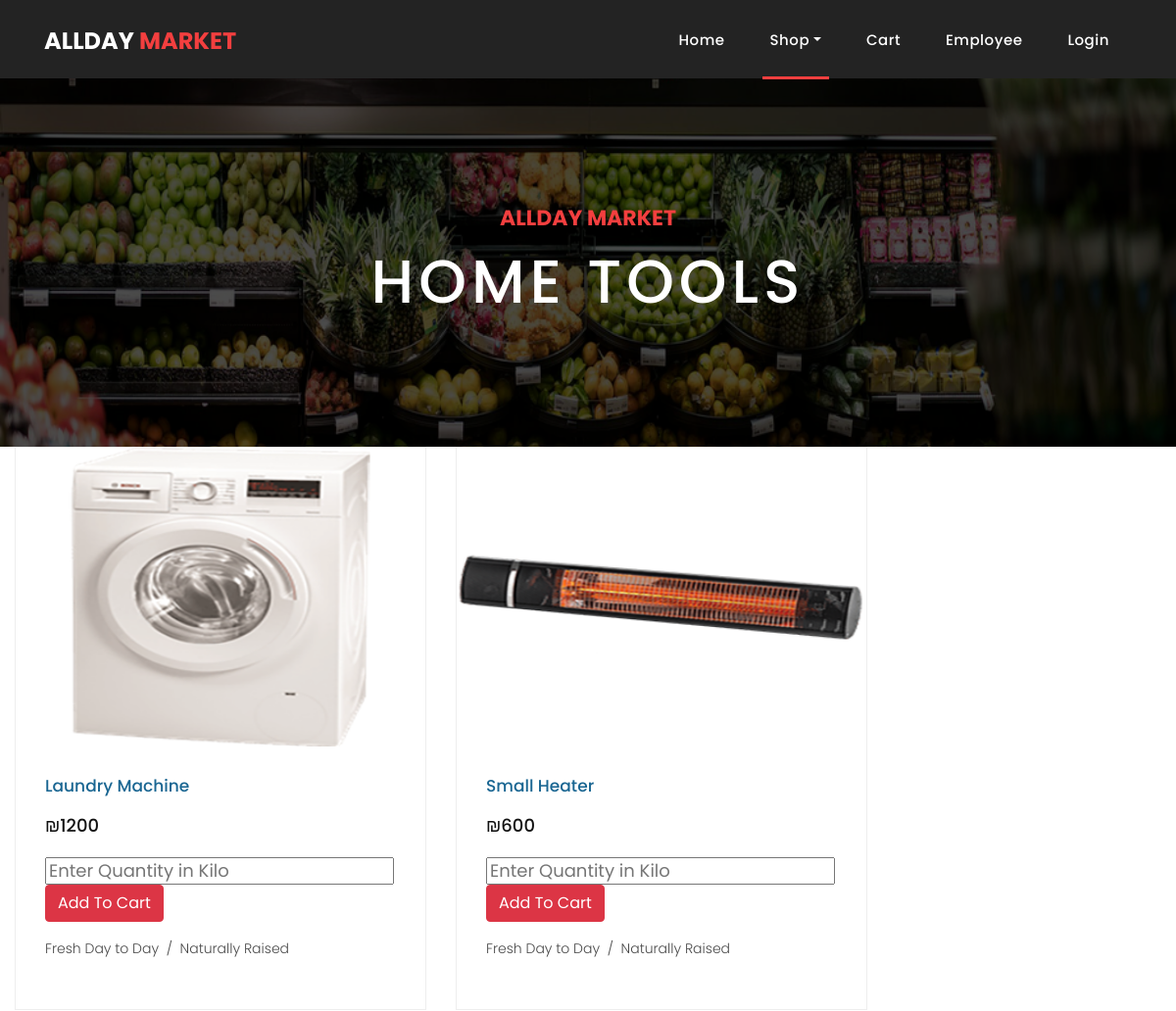
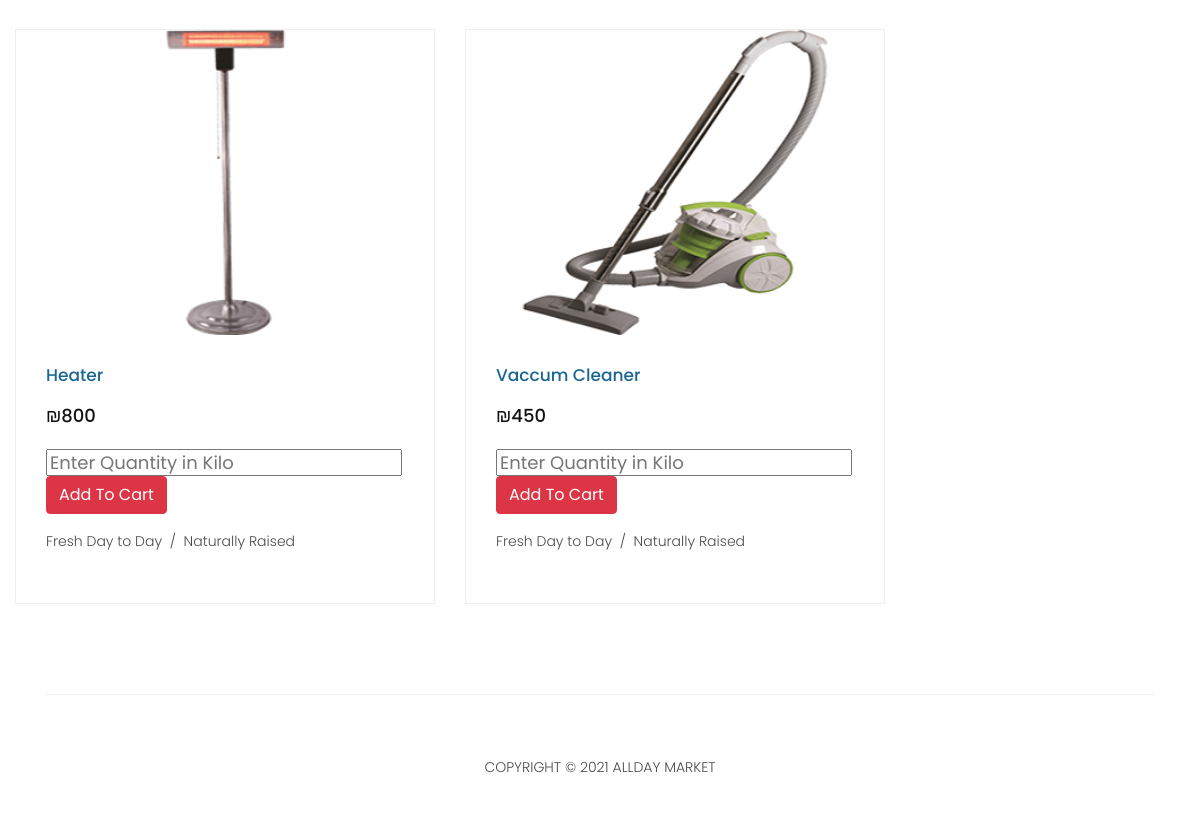
The page /HomeTools.php on the database its author committed (2 pictures, top to bottom).
### tables this page shows
CREATE TABLE `items` (
  `Barcode` int(11) NOT NULL,
  `Name` varchar(25) NOT NULL,
  `Price` int(11) NOT NULL,
  `Department` tinyint(1) NOT NULL,
  `img` varchar(35) NOT NULL,
  `quantity` int(11) NOT NULL,
  `supplierID` int(11) NOT NULL,
  `sellCount` int(11) NOT NULL DEFAULT 0
);

### HomeTools.php (the view, shortened to what this page needs)
<!DOCTYPE html>
<html lang="en">
   <head>
      <link href="vendor/bootstrap/css/bootstrap.min.css" rel="stylesheet">
      <link rel="stylesheet" href="assets/css/fontawesome.css">
      <link rel="stylesheet" href="assets/css/style.css">
      <link rel="stylesheet" href="assets/css/owl.css">
   </head>
   <body>
      <header class="">
         <?php
            if(isset($_SESSION['email'])){
            	if($_SESSION['email'] === 'admin@allday.com'){
            $basedir = realpath(__DIR__);
            		include($basedir . '/navbars/navadmin.php');
            	}
            	else{
            $basedir = realpath(__DIR__);
            		include($basedir . '/navbars/navuser.php');
            	}
            }
            else{
            $basedir = realpath(__DIR__);
            include($basedir . '/navbars/nav.php');
            }
            ?>
      </header>
      <div class="page-heading about-heading header-text" style="background-image: url(assets/images/veghs.png);">
         <div class="container">
            <div class="row">
               <div class="col-md-12">
                  <div class="text-content">
                     <h4>AllDay Market</h4>
                     <h2>Home Tools</h2>
                  </div>
               </div>
            </div>
         </div>
      </div>
      <div class="col-md-9">
         <div class="row">
            <?php
               include 'db.php';
               $sql = "SELECT * FROM items WHERE Department = 2";
               $stmt= mysqli_stmt_init($conn);
               mysqli_stmt_prepare($stmt,$sql);
               mysqli_stmt_execute($stmt);
               $results=mysqli_stmt_get_result($stmt);
               if(isset($_SESSION['email'])){
               if($_SESSION['email'] === 'admin@allday.com'){
               while ($row=mysqli_fetch_assoc($results))
               {
               $ID = $row['Barcode'];
               $name = $row['Name'];
               $price = $row['Price'];
               $img = $row['img'];
               echo '
               <div class="col-md-6">
               <div class="product-item">
               <a href="#"><img src="'.$img.'" alt=""></a>
               <div class="down-content">
               <a href="#"><h4>'.$name.'</h4></a>
               <h6><small><del> ₪4.20</del></small> ₪'.$price.'
               <br><br>
               <a href="editItemForm.php?id='.$ID.'">
               <button class="btn btn-secondary" type="button" class="filled-button" class="editBtn">
               Edit</button>
               </a>
               <form action="updateItem.php" method="post">
               <input type="hidden" name="id" value="'.$ID.'">
               <fieldset>
               <button type="submit" name="itemDel" id="form-submit" class="btn btn-danger">Delete</button>
               </fieldset>
               </form>
               <p>Fresh Day to Day &nbsp;/&nbsp; Naturally Raised</p>
               </div>
               </div>
               </div>
               ';
               }
               }
               else{
               while ($row=mysqli_fetch_assoc($results))
               {
               $ID = $row['Barcode'];
               $name = $row['Name'];
               $price = $row['Price'];
               $img = $row['img'];
               echo '
               <div class="col-md-6">
               <div class="product-item">
               <a href="#"><img src="'.$img.'" alt=""></a>
               <div class="down-content">
               <a href="#"><h4>'.$name.'</h4></a>
               <h6><small><del> ₪4.20</del></small> ₪'.$price.'
               <br><br>
               <form id="qnt'.$ID.'">
               <input type="text" placeholder="Enter Quantity in Kilo" name="qty" required>
               <button class="btn btn-danger" type="button" onclick= add('.$ID.') class="filled-button" class="add2cart">Add To Cart</button></h6>
               </form>
               <p>Fresh Day to Day &nbsp;/&nbsp; Naturally Raised</p>
               </div>
               </div>
               </div>
               ';
               }
               }
               }
               else{
               while ($row=mysqli_fetch_assoc($results))
               {
               $id = $row['Barcode'];
               $name = $row['Name'];
               $price = $row['Price'];
               $img = $row['img'];
               echo '
               <div class="col-md-6">
               <div class="product-item">
               <a href="#"><img src="'.$img.'" alt=""></a>
               <div class="down-content">
               <a href="#"><h4>'.$name.'</h4></a>
               <h6> ₪'.$price.'
               <br><br>
               <form id="qnt'.$id.'">
               <input type="text" placeholder="Enter Quantity in Kilo" name="qty" required>
               <button class="btn btn-danger" type="button" onclick= add('.$id.') class="filled-button" class="add2cart">Add To Cart</button></h6>
               </form>
               <p>Fresh Day to Day &nbsp;/&nbsp; Naturally Raised</p>
               </div>
               </div>
               </div>
               ';
               }
               }
               ?>
         </div>
      </div>
      <footer>
         <div class="container">
            <div class="row">
               <div class="col-md-12">
                  <div class="inner-content">
                     <p>Copyright © 2021 AllDay Market</p>
                  </div>
               </div>
            </div>
         </div>
      </footer>
   </body>
</html>

### assets/css/style.css (style rules this page uses)
body { font-family: 'Poppins', sans-serif; overflow-x: hidden; text-rendering: optimizeLegibility; -webkit-font-smoothing: antialiased; -moz-osx-font-smoothing: grayscale; }
p { margin-bottom: 0px; font-size: 14px; font-weight: 300; color: #4a4a4a; line-height: 24px; }
a { text-decoration: none!important; }
h1,h2,h3,h4,h5,h6 { margin: 0px; }
.page-heading { padding: 210px 0px 130px 0px; text-align: center; background-position: center center; background-repeat: no-repeat; background-size: cover; }
.page-heading .text-content h4 { color: #f33f3f; font-size: 22px; text-transform: uppercase; font-weight: 700; margin-bottom: 15px; }
.page-heading .text-content h2 { color: #fff; font-size: 62px; text-transform: uppercase; letter-spacing: 5px; }
header { position: absolute; z-index: 99999; width: 100%; height: 80px; background-color: #232323; -webkit-transition: all 0.3s ease-in-out 0s; -moz-transition: all 0.3s ease-in-out 0s; -o-transition: all 0.3s ease-in-out 0s; transition: all 0.3s ease-in-out 0s; }
.product-item { border: 1px solid #eee; margin-bottom: 30px; }
.product-item .down-content { padding: 30px; position: relative; }
.product-item img { width: 100%; overflow: hidden; }
.product-item .down-content h4 { font-size: 17px; color: #1a6692; margin-bottom: 20px; }
.product-item .down-content h6 { font-size: 18px; margin-bottom: 15px; color: #121212; }
.product-item .down-content p { margin-bottom: 20px; }
footer { text-align: center; }
footer .inner-content { border-top: 1px solid #eee; margin-top: 60px; padding: 60px 0px; }
footer .inner-content p { text-transform: uppercase; }
.page-heading { position:relative; }
.page-heading:before { content:''; position:absolute; top:0; left:0; bottom:0; right:0; background-color:rgba(0,0,0,.7); }
.page-heading .container { position:relative; z-index: 2; }

### rows shown on the page
items: img (picture), Name "Laundry Machine", Price "1200"
items: img (picture), Name "Small Heater", Price "600"
items: img (picture), Name "Heater", Price "800"
items: img (picture), Name "Vaccum Cleaner", Price "450"
